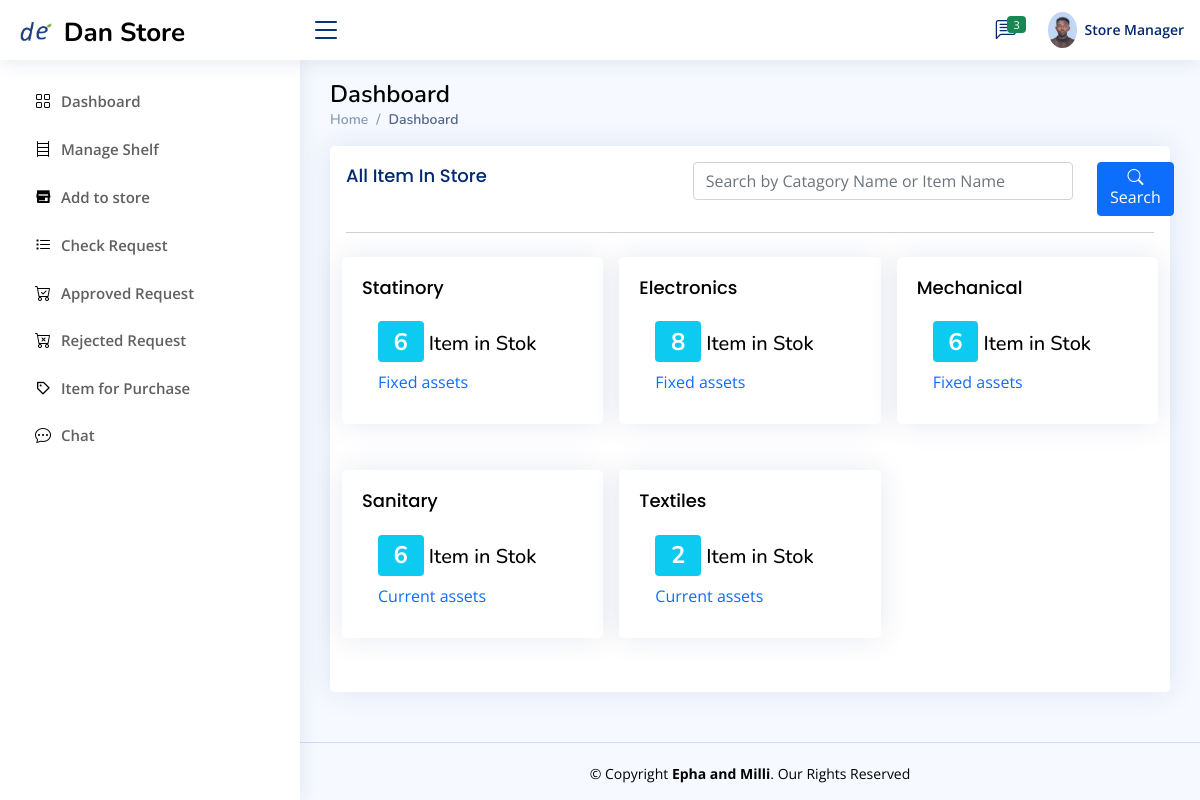
/Store_Manager/ (signed in), run on an earlier commit of the app's database.
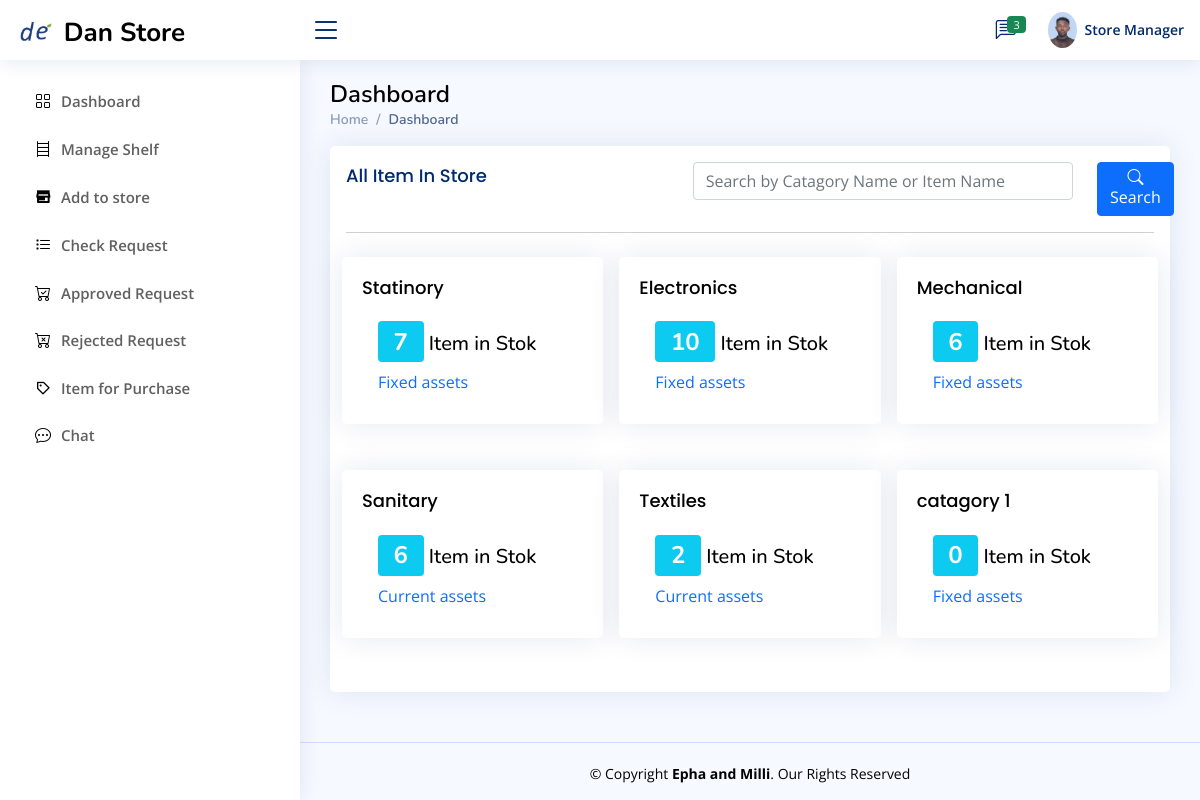
And on a later commit of the database.
### Store_manager/models.py (models this page shows, shortened)
class Catagory(models.Model):
    Catagory_Name = models.CharField(max_length=200, null=True, blank=True)
    Type_of_Asset = models.CharField(max_length=200, null=True, blank=True)
    store=models.ForeignKey(allStore,null=True,blank=True,on_delete=models.CASCADE)

### Store_manager/views.py (the view)
# urls.py: path('',views.store_dashboard,name="store-dashboard"),
def store_dashboard(request):
    try:
        if request.user.groups.all()[0].name == 'Store_Manager':
                id=(request.user.id)
                user=User.objects.get(id=id)
                re_emp=employ.objects.get(user=user)
                re_Store=allStore.objects.get(storeKeeper=re_emp.Full_Name)
                try:
                    all_catagory = Catagory.objects.filter(store=re_Store)
                except Catagory.DoesNotExist:
                    all_catagory = None
                context ={
                    'all_catagory':all_catagory,
                    're_emp':re_emp,
                }
                return render(request,'Store_manager/dashboard.html',context)
        messages.error(request, 'Permission denied ')
        return redirect('log-out')
    except IndexError as e:
        messages.error(request, 'Login Before ')
        return redirect('log-out')

### Templates/Store_manager/dashboard.html (shortened to what this page needs)
{% extends 'Store_manager/S_base.html' %} {% block store %}
<main id="main" class="main">
  <div class="pagetitle">
    <h1 style="color: black">Dashboard</h1>
    <nav>
      <ol class="breadcrumb">
        <li class="breadcrumb-item">
          <a href="{% url 'store-dashboard' %}">Home</a>
        </li>
        <li class="breadcrumb-item active">Dashboard</li>
      </ol>
    </nav>
  </div>
  <section class="section dashboard">
    <div class="row">
     <div class="col-12">
        <div class="card p-3">
        <div class="cadr-body">
          <div class="row ">
            <div class="col-5">
              <a href="{% url 'store-dashboard' %}" ><span class="card-title">All Item In Store</span></a>
            </div>
            <div class="col-7">
              <form action="{% url 'search-catagory' %}" method="post">
                <div class="row">
                <div class="col-10">
                  <input type="text" name="query" placeholder="Search by Catagory Name or Item Name" class="form-control">
                </div>
                <div class="col-2">
                  <button type="submit" class="btn btn-primary"><i class="bi bi-search" class="form-control"></i>Search</button>
                </div>
              </div>
              </form>
            </div>
            </div>
          </div>
        <hr>
        {% block forsearch %}
        <div class="row">
          {% for catagory in all_catagory %}
          <div class="col-4 p-2" >
            <div class="card info-card sales-card newshadow">
              <a href="{% url 'catagory-detail' catagory.id %}">
                <div class="card-body">
                  <h5 class="card-title" style="color: black">
                    {{catagory.Catagory_Name}}
                  </h5>
                  <div class="d-flex align-items-center">
                    <div class="ps-3">
                      <span style="color: black">
                        <h2><span class="badge bg-info"> {{catagory.item_set.all.count}} </span><span class="h5"> Item in Stok</span> </h2>
                      </span>
                      <span class="text-primary">
                        {{catagory.Type_of_Asset}}
                      </span>
                    </div>
                  </div>
                </div>
              </a>
            </div>
          </div>
          {% endfor %}
        </div>
        {% endblock forsearch %}
        </div>
    </div>
          </div>
  </section>
</main>
{% endblock %}

What changed in the data, as far as the page shows it:
computed for Catagory "Statinory": item_set.all.count "6" → "7"
computed for Catagory "Electronics": item_set.all.count "8" → "10"
added Catagory: Catagory_Name "catagory 1", item_set.all.count "0", Type_of_Asset "Fixed assets"
